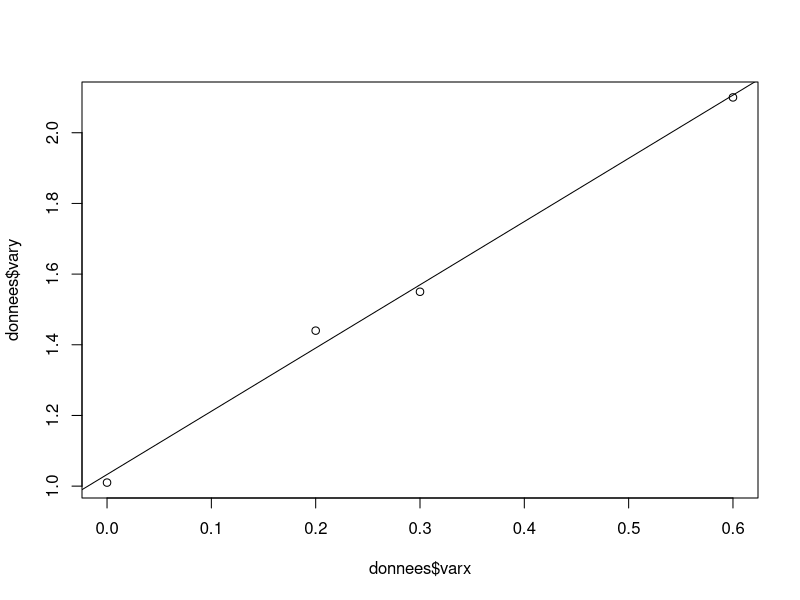
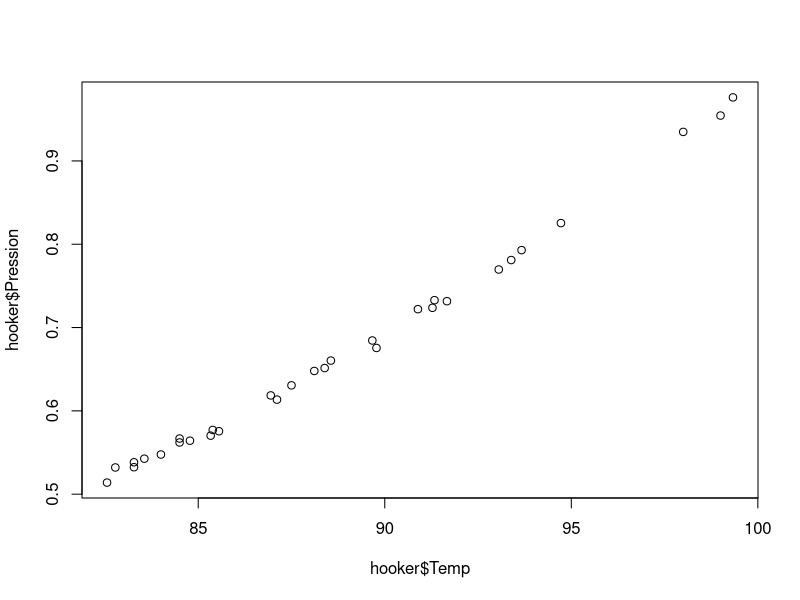
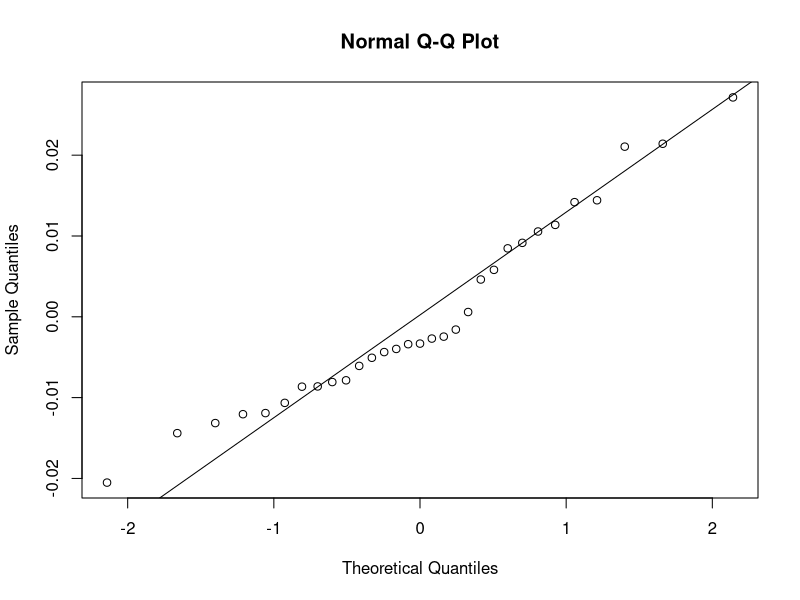
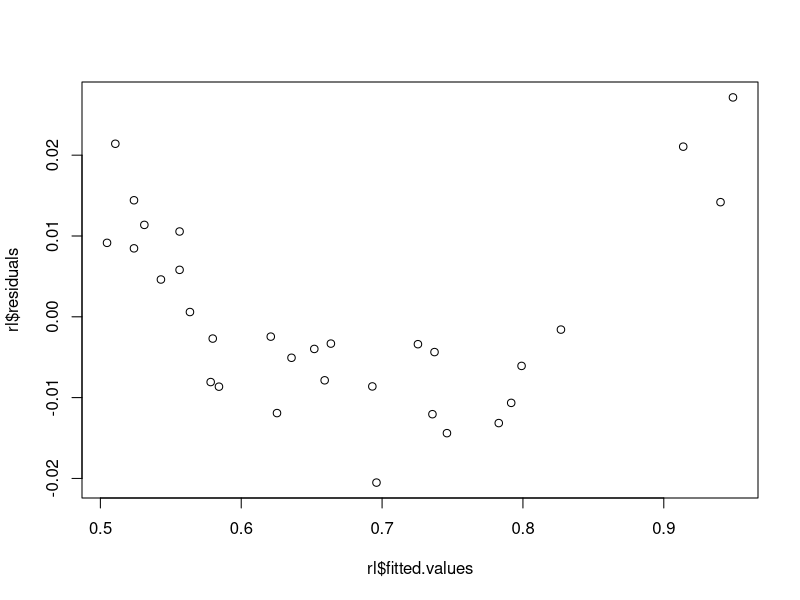
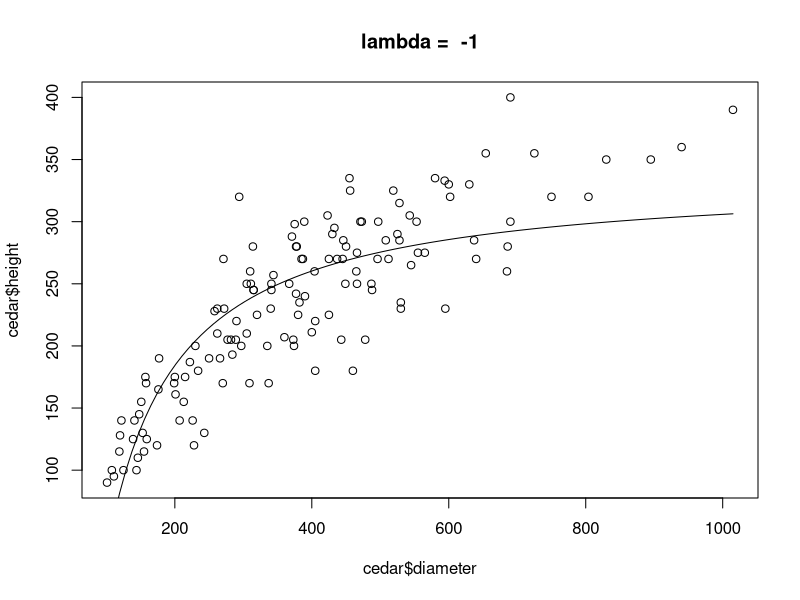
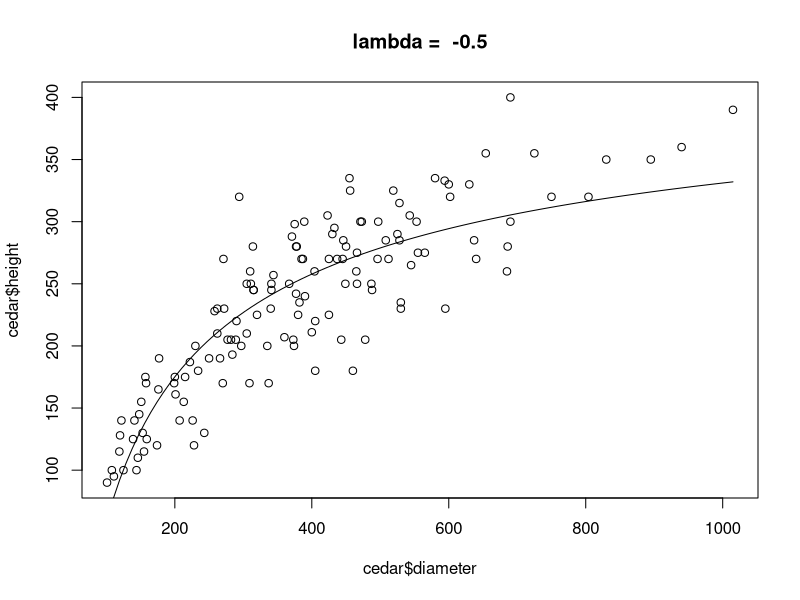
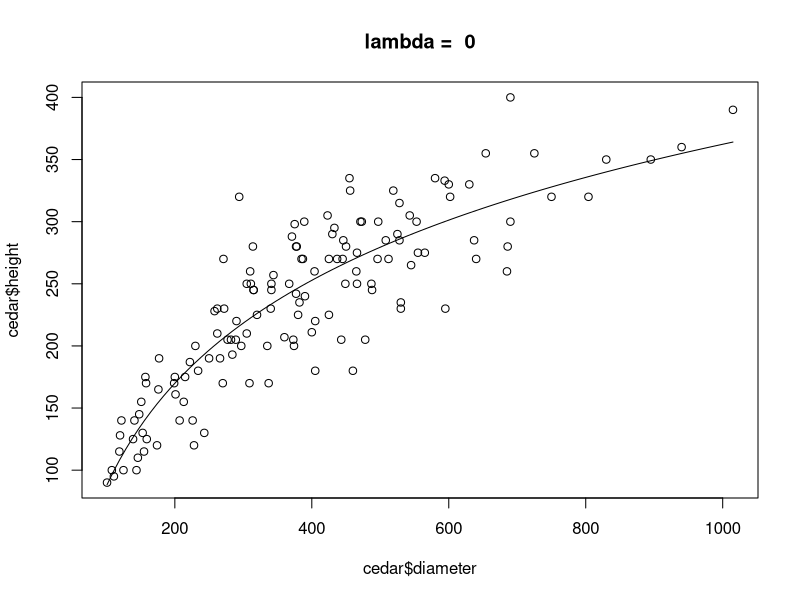
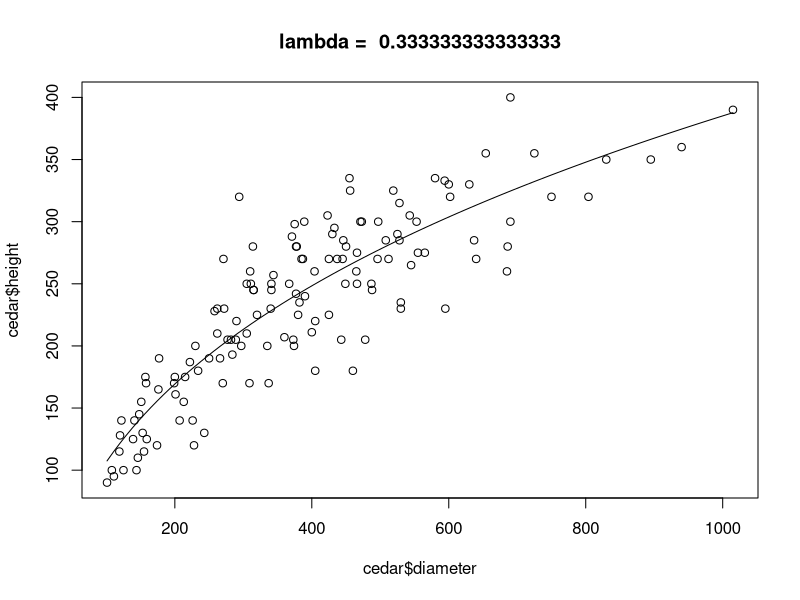

Recreate these plots in R, in order.
install.packages("jsonlite", repos = 'https://cran.r-project.org')

# Questions :
# 1. Ordre des variables dans la fonction lm
# 2. Explication de la fonction summary - confint - predict
# 3. différence entre confint et predict



# réaliser la régression des données vary en fonction des données varx
donnees <- data.frame(varx = c(0, 0.2, 0.3, 0.6),
                        vary = c(1.01, 1.44, 1.55, 2.1))
# La variable à régresser se situe à gauche, le ou les régresseurs à droite.
lm(vary~varx, data = donnees)

plot(donnees$varx, donnees$vary)
m <- lm(vary ~ varx, data = donnees)
a <- m$coefficients[1]
b <- m$coefficients[2]
b
abline(a, b)

sum(m$residuals)

(a + b * mean(donnees$varx))

mean(donnees$vary)

# variance totale
(SY2 <- mean((donnees$vary - mean(donnees$vary))^2))

# variance expliquée par le régression
(Sreg <- mean((m$fitted.values - mean(donnees$vary))^2))

# variance résiduelle
(Sres <- mean(m$residuals^2))

# Variance totale (= SY2)
Sres + Sreg

R2 <- Sreg/SY2
R2

summary(m)

# Coefficient de corrélation de Pearson
cor(donnees$varx, donnees$vary, method = "pearson")^2
cor(donnees$vary, m$fitted.values, method = "pearson")^2


attach(anscombe)

anscombe$x1
x1

summary(lm(y1 ~ x1))
# Prédiction
# 10 ème résidu 
# Prédiction en un point
# IC
# Réalisation de a chapeau, b chapeau

hooker <- read.csv("data/hooker-data.data")
plot(hooker$Temp, hooker$Pression)
rl <- lm(Pression ~ Temp, data = hooker)
summary(rl)$r.squared
qqnorm(rl$residuals)
qqline(rl$residuals)
plot(rl$fitted.values, rl$residuals)

# IC sur les coefficients de la droite des moindres carrés au niveau de confiance 1 − α = 0.99.
confint(rl, level = 0.99)
# TODO : A quoi correspondent les valeurs affichés ?

# Valeur de la prédiction au point 97 et au point 100.
# Fit correspond à la vrai prédiction, lwr et upr sont les bornes sup et inf de l'intervalle de confiance pr la prédiction
newdata <- data.frame(Temp = c(97,100))
predict(rl, newdata, interval = "confidence")



moore <- read.csv("data/moore-data.data")
rl.moore <- lm(log(Transistor.count) ~ Date.of.introduction, data = moore)
summary(rl.moore)

(IC <- confint(rl.moore, "Date.of.introduction"))
exp(predict(rl.moore, newdata = data.frame(Date.of.introduction = c(2018)), interval ="confidence"))

exp(predict(rl.moore, newdata = data.frame(Date.of.introduction = c(2018)), interval ="prediction"))

log(2)/IC


cedar <- read.csv('data/cedar-data.data')
rl.cedar = lm(height ~ diameter, data = cedar)
summary(rl.cedar)
rl.cedar$coefficients[1]
rl.cedar$coefficients[2]


boxcox <- function(x, lambda) {
if (lambda == 0)
log(x) else (x^lambda - 1)/lambda
}


for (lambda in c(-1, -1/2, 0, 1/3, 1/2, 1)) {
plot(cedar$diameter, cedar$height, main = paste("lambda = ", lambda))
cedar$logdiameter <- boxcox(cedar$diameter, lambda)
rl.cedar <- lm(height ~ logdiameter, data = cedar)
print(summary(rl.cedar)$r.squared)
curve(rl.cedar$coefficients[1] + rl.cedar$coefficients[2] * boxcox(x, lambda), add = TRUE)
}


cedar <- read.csv("data/cedar-data.data")
rl.cedar <- lm(height ~ log(diameter), data = cedar)
summary(rl.cedar)
